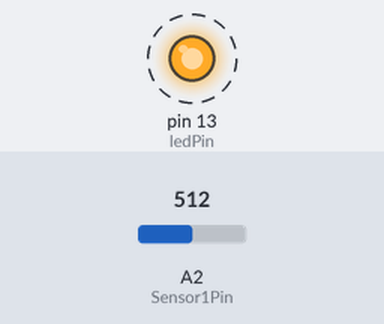
Simulated run of this sketch. Board: Arduino Uno, built with avr-gcc and run on an emulated ATmega328P. On the bench: output pins drawn as LEDs (lit = HIGH). Dashed ring = blinking. Inputs (shaded band) come from the test bench; at power-on: A2 (Sensor1Pin) = 512. No radio packets arrive unless stated; what the sketch prints to the serial monitor is not drawn.

Above: at 0.04 s.
Timing chart, 0 to 3.0 s (numbered marks = the images above):
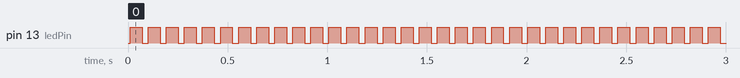

Measured:
- by itself, pin 13 (ledPin): alternates HIGH for 0.06 s and LOW for 0.03 s

The sketch:

ar_cc_analog_Rf.ino
```cpp
#include <VirtualWire.h>


const int Sensor1Pin = A2;
// const int Sensor2Pin = 3;
const int ledPin = 13;

int Sensor1Data;
//int Sensor2Data;
char Sensor1CharMsg[4];

int potpin = 0;  // analog pin used to connect the potentiometer
int val;    // variable to read the value from the analog pin


void setup() {

// LED
pinMode(ledPin,OUTPUT);

// Sensor(s)
pinMode(Sensor1Pin,INPUT);

// for debuggin
Serial.begin(9600);

// VirtualWire setup
vw_setup(2000);   // Bits per sec


}

void loop() {


 // Read and store Sensor 1 data
 Sensor1Data = analogRead(Sensor1Pin);

 // Convert integer data to Char array directly
 itoa(Sensor1Data,Sensor1CharMsg,10);

 // DEBUG
 Serial.print("Sensor1 Integer: ");
 Serial.print(Sensor1Data);
 Serial.print(" Sensor1 CharMsg: ");
 Serial.print(Sensor1CharMsg);
 Serial.println(" ");
 delay(10);

 // END DEBUG

digitalWrite(13, true); // Turn on a light to show transmitting
vw_send((uint8_t *)Sensor1CharMsg, strlen(Sensor1CharMsg));
vw_wait_tx(); // Wait until the whole message is gone
digitalWrite(13, false); // Turn off a light after transmission
delay(20);

} // END void loop...
```
